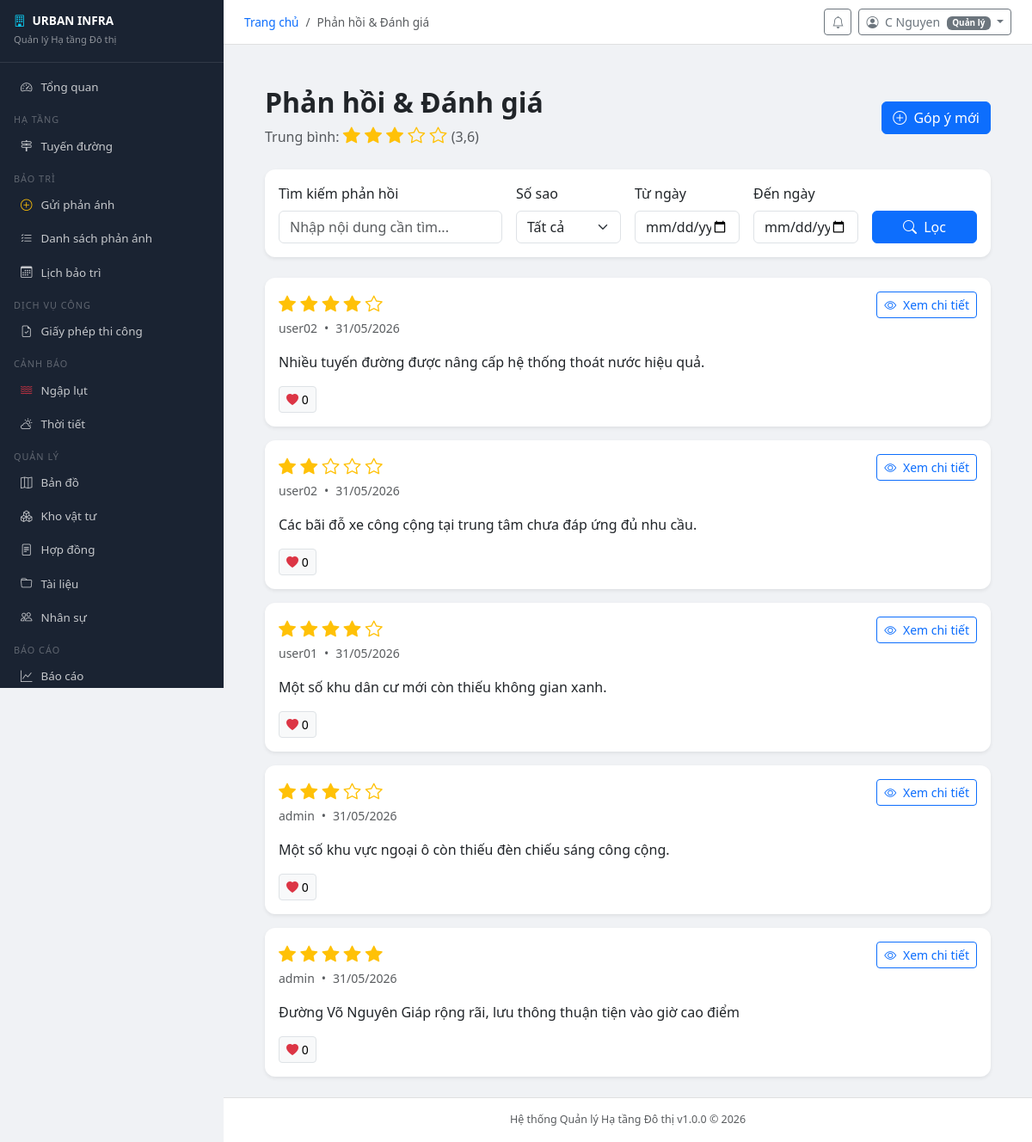
The app's page /feedback/ (signed in) with its own data.
### accounts/models.py (models this page shows, shortened)
class User(AbstractUser):
    ROLE_CHOICES = [
        ('admin', 'Quản trị viên hệ thống'),
        ('manager', 'Quản lý'),
        ('staff', 'Cán bộ kỹ thuật'),
        ('inspector', 'Kiểm định viên'),
        ('citizen', 'Người dân'),
    ]
    role = models.CharField('Vai trò', max_length=20, choices=ROLE_CHOICES, default='citizen')
    phone = models.CharField('Số điện thoại', max_length=15, blank=True)
    avatar = models.ImageField('Ảnh đại diện', upload_to='avatars/', blank=True, null=True)
    address = models.TextField('Địa chỉ', blank=True)
    district = models.CharField('Quận/Huyện', max_length=100, blank=True)
    ward = models.CharField('Phường/Xã', max_length=100, blank=True)
    is_locked = models.BooleanField('Bị khóa', default=False)
    locked_reason = models.TextField('Lý do khóa', blank=True)
    otp_secret = models.CharField(max_length=32, blank=True)
    two_factor_enabled = models.BooleanField('Xác thực 2 bước', default=False)
    created_at = models.DateTimeField('Ngày tạo', auto_now_add=True)
    updated_at = models.DateTimeField('Cập nhật', auto_now=True)
    class Meta:
        verbose_name = 'Người dùng'
        verbose_name_plural = 'Người dùng'
    @property
    def is_admin(self):
        return self.role == 'admin' or self.is_superuser
    @property
    def is_staff_member(self):
        return self.role in ('admin', 'manager', 'staff', 'inspector')

### feedback/models.py (models this page shows, shortened)
class SystemFeedback(models.Model):
    STATUS_CHOICES = [('new','Mới'),('reviewed','Đã xem xét'),('resolved','Đã xử lý'),('hidden','Đã ẩn')]
    author = models.ForeignKey(User, on_delete=models.SET_NULL, null=True, blank=True)
    is_anonymous = models.BooleanField('Ẩn danh', default=False)
    rating = models.IntegerField('Đánh giá (1-5)')
    content = models.TextField('Nội dung')
    category = models.CharField('Phân loại', max_length=100, blank=True)
    status = models.CharField('Trạng thái', max_length=10, choices=STATUS_CHOICES, default='new')
    admin_reply = models.TextField('Phản hồi quản trị', blank=True)
    is_important = models.BooleanField('Quan trọng', default=False)
    is_spam = models.BooleanField('Spam', default=False)
    likes = models.IntegerField('Lượt thích', default=0)
    created_at = models.DateTimeField(auto_now_add=True)
    updated_at = models.DateTimeField(auto_now=True)
    class Meta:
        verbose_name = 'Phản hồi hệ thống'
        verbose_name_plural = 'Phản hồi hệ thống'
        ordering = ['-created_at']

### feedback/views.py (the view)
# urls.py: path('', views.feedback_list, name='list'),
@login_required
def feedback_list(request):
    qs = SystemFeedback.objects.filter(status__in=['new','reviewed','resolved'])
    rating = request.GET.get('rating', '').strip()
    keyword = request.GET.get('q', '').strip()
    from_date = request.GET.get('from_date', '').strip()
    to_date = request.GET.get('to_date', '').strip()
    if rating:
        qs = qs.filter(rating=rating)
    if keyword:
        qs = qs.filter(
            Q(content__icontains=keyword) |
            Q(category__icontains=keyword)
        )
    if from_date:
        try:
            start_date = datetime.strptime(from_date, '%Y-%m-%d').date()
            qs = qs.filter(created_at__date__gte=start_date)
        except ValueError:
            messages.warning(request, 'Ngày bắt đầu không hợp lệ. Định dạng đúng: YYYY-MM-DD.')
    if to_date:
        try:
            end_date = datetime.strptime(to_date, '%Y-%m-%d').date()
            qs = qs.filter(created_at__date__lte=end_date)
        except ValueError:
            messages.warning(request, 'Ngày kết thúc không hợp lệ. Định dạng đúng: YYYY-MM-DD.')
    paginator = Paginator(qs, 20)
    page = paginator.get_page(request.GET.get('page', 1))
    avg_rating = SystemFeedback.objects.aggregate(avg=Avg('rating'))['avg']
    query_params = request.GET.copy()
    query_params.pop('page', None)
    return render(request, 'feedback/list.html', {
        'page_obj': page,
        'avg_rating': avg_rating,
        'page_title': 'Phản hồi & Đánh giá',
        'selected_rating': rating,
        'keyword': keyword,
        'from_date': from_date,
        'to_date': to_date,
        'query_string': query_params.urlencode(),
    })

### urban_infra/context_processors.py (called while the page is built)
def global_context(request):
    context = {
        'SYSTEM_NAME': settings.SYSTEM_NAME,
        'SYSTEM_SHORT_NAME': settings.SYSTEM_SHORT_NAME,
        'SYSTEM_VERSION': settings.SYSTEM_VERSION,
    }
    if request.user.is_authenticated:
        from notifications.models import Notification
        context['unread_count'] = Notification.objects.filter(
            recipient=request.user, is_read=False
        ).count()
    return context

### feedback/templates/feedback/list.html (shortened to what this page needs)
{% extends 'base.html' %}
{% block content %}
    <div class="container-fluid mt-4 px-4">
        <div class="d-flex justify-content-between align-items-center flex-wrap gap-3 mb-4">
            <div>
                <h2 class="fw-bold mb-1">{{ page_title }}</h2>
                <p class="text-muted mb-0">
                    Trung bình:
                    <span class="text-warning fs-5">
                        {% for i in "12345" %}
                            {% if forloop.counter <= avg_rating %}
                                <i class="bi bi-star-fill"></i>
                            {% else %}
                                <i class="bi bi-star"></i>
                            {% endif %}
                        {% endfor %}
                    </span>
                    ({{ avg_rating|floatformat:1|default:"0.0" }})
                </p>
            </div>
            <a href="{% url 'feedback:create' %}" class="btn btn-primary">
                <i class="bi bi-plus-circle me-1"></i>
                Góp ý mới
            </a>
        </div>
        <div class="card shadow-sm border-0 mb-4">
            <div class="card-body">
                <form method="get" class="row g-3">
                    <div class="col-md-4">
                        <label class="form-label">Tìm kiếm phản hồi</label>
                        <input type="text"
                               name="q"
                               value="{{ keyword }}"
                               class="form-control"
                               placeholder="Nhập nội dung cần tìm..." />
                    </div>
                    <div class="col-md-2">
                        <label class="form-label">Số sao</label>
                        <select name="rating" class="form-select">
                            <option value="">Tất cả</option>
                        </select>
                    </div>
                    <div class="col-md-2">
                        <label class="form-label">Từ ngày</label>
                        <input type="date"
                               name="from_date"
                               value="{{ from_date }}"
                               class="form-control" />
                    </div>
                    <div class="col-md-2">
                        <label class="form-label">Đến ngày</label>
                        <input type="date" name="to_date" value="{{ to_date }}" class="form-control" />
                    </div>
                    <div class="col-md-2 d-grid">
                        <button class="btn btn-primary">
                            <i class="bi bi-search me-1"></i> Lọc
                        </button>
                    </div>
                </form>
            </div>
        </div>
        <div class="d-flex flex-column gap-3">
            {% for fb in page_obj %}
                <div class="card shadow-sm border-0">
                    <div class="card-body">
                        <div class="d-flex justify-content-between align-items-start flex-wrap gap-3 mb-3">
                            <div>
                                <div class="text-warning fs-5">
                                    {% for i in "12345" %}
                                        {% if forloop.counter <= fb.rating %}
                                            <i class="bi bi-star-fill"></i>
                                        {% else %}
                                            <i class="bi bi-star"></i>
                                        {% endif %}
                                    {% endfor %}
                                </div>
                                <small class="text-muted d-inline-flex align-items-center gap-1">
                                    {% if fb.is_anonymous %}
                                        <span>Ẩn danh</span>
                                    {% else %}
                                        <span>{{ fb.author.username|default:"Người dân" }}</span>
                                    {% endif %}
                                    <span class="mx-1">•</span>
                                    <span>{{ fb.created_at|date:"d/m/Y" }}</span>
                                </small>
                            </div>
                            <a href="{% url 'feedback:detail' fb.pk %}"
                               class="btn btn-outline-primary btn-sm">
                                <i class="bi bi-eye me-1"></i>
                                Xem chi tiết
                            </a>
                        </div>
                        <p class="mb-3">{{ fb.content|truncatechars:300 }}</p>
                        <div class="d-flex justify-content-between align-items-center flex-wrap gap-2">
                            <button type="button"
                                    class="btn btn-light btn-sm border btn-like"
                                    data-url="{% url 'feedback:like' fb.pk %}"
                                    data-id="{{ fb.pk }}">
                                <i class="bi bi-heart-fill text-danger"></i>
                                <span id="like-count-{{ fb.pk }}">{{ fb.likes|default:0 }}</span>
                            </button>
                        </div>
                    </div>
                </div>
            {% empty %}
                <div class="text-center text-muted py-5">Chưa có phản hồi nào.</div>
            {% endfor %}
        </div>
    </div>
{% endblock %}

### templates/base.html (shortened to what this page needs)
<!DOCTYPE html>
<html lang="vi">
<head>
<link rel="stylesheet" href="https://cdnjs.cloudflare.com/ajax/libs/bootstrap/5.3.2/css/bootstrap.min.css">
<link rel="stylesheet" href="https://cdnjs.cloudflare.com/ajax/libs/bootstrap-icons/1.11.3/font/bootstrap-icons.min.css">
</head>
<body>
{% if user.is_authenticated %}
<div class="sidebar" id="sidebar">
  <div class="brand">
    <h6><i class="bi bi-building me-2 text-info"></i>{{ SYSTEM_SHORT_NAME }}</h6>
    <small>Quản lý Hạ tầng Đô thị</small>
  </div>
  <nav class="py-2">
    <a href="{% url 'dashboard' %}" class="nav-link"><i class="bi bi-speedometer2"></i>Tổng quan</a>
    <div class="nav-section">Hạ tầng</div>
    <a href="{% url 'infrastructure:road_list' %}" class="nav-link"><i class="bi bi-signpost-2"></i>Tuyến đường</a>
    <div class="nav-section">Bảo trì</div>
    <a href="{% url 'maintenance:request_create' %}" class="nav-link"><i class="bi bi-plus-circle text-warning"></i>Gửi phản ánh</a>
    <a href="{% url 'maintenance:request_list' %}" class="nav-link"><i class="bi bi-list-check"></i>Danh sách phản ánh</a>
    <a href="{% url 'maintenance:schedule_list' %}" class="nav-link"><i class="bi bi-calendar3"></i>Lịch bảo trì</a>
    <div class="nav-section">Dịch vụ công</div>
    <a href="{% url 'permits:list' %}" class="nav-link"><i class="bi bi-file-earmark-check"></i>Giấy phép thi công</a>
    <div class="nav-section">Cảnh báo</div>
    <a href="{% url 'flood:alert_list' %}" class="nav-link"><i class="bi bi-water text-danger"></i>Ngập lụt</a>
    <a href="{% url 'weather:current' %}" class="nav-link"><i class="bi bi-cloud-sun"></i>Thời tiết</a>
    <div class="nav-section">Quản lý</div>
    <a href="{% url 'maps:map' %}" class="nav-link"><i class="bi bi-map"></i>Bản đồ</a>
    <a href="{% url 'inventory:material_list' %}" class="nav-link"><i class="bi bi-boxes"></i>Kho vật tư</a>
    <a href="{% url 'contracts:contract_list' %}" class="nav-link"><i class="bi bi-file-text"></i>Hợp đồng</a>
    <a href="{% url 'documents:list' %}" class="nav-link"><i class="bi bi-folder"></i>Tài liệu</a>
    {% if user.is_staff_member %}
    <a href="{% url 'hr:employee_list' %}" class="nav-link"><i class="bi bi-people"></i>Nhân sự</a>
    {% endif %}
    <div class="nav-section">Báo cáo</div>
    <a href="{% url 'reports:summary' %}" class="nav-link"><i class="bi bi-graph-up"></i>Báo cáo</a>
  </nav>
</div>
<div class="main-content">
  <div class="topbar">
    <div class="d-flex align-items-center gap-3">
      <nav>
        <ol class="breadcrumb mb-0" style="font-size:.85rem">
          <li class="breadcrumb-item"><a href="/" class="text-decoration-none">Trang chủ</a></li>
          {% if page_title %}<li class="breadcrumb-item active">{{ page_title }}</li>{% endif %}
        </ol>
      </nav>
    </div>
    <div class="d-flex align-items-center gap-2">
      <a href="{% url 'notifications:list' %}" class="btn btn-sm btn-outline-secondary position-relative">
        <i class="bi bi-bell"></i>
      </a>
      <div class="dropdown">
        <button class="btn btn-sm btn-outline-secondary dropdown-toggle" data-bs-toggle="dropdown">
          <i class="bi bi-person-circle me-1"></i>
          {{ user.get_full_name|default:user.username }}
          <span class="badge bg-secondary ms-1" style="font-size:.62rem">{{ user.get_role_display }}</span>
        </button>
      </div>
    </div>
  </div>
  <div class="content-area">
{% endif %}
{% block content %}{% endblock %}
{% if user.is_authenticated %}
  </div>
  <footer class="text-center py-3 text-muted"
          style="font-size:.78rem; border-top:1px solid #e0e0e0; background:#fff;">
    {{ SYSTEM_NAME }} v{{ SYSTEM_VERSION }} &copy; {% now "Y" %}
  </footer>
</div>
{% else %}
</div>
{% endif %}
</body>
</html>

### templates/base.html (style rules this page uses)
:root { --sidebar-width: 260px; --sidebar-bg: #1a2332; --sidebar-hover: #2c3e55; }
body { font-family: 'Segoe UI', sans-serif; background: #f0f2f5; }
.sidebar { width: var(--sidebar-width); height: 100vh; background: var(--sidebar-bg); position: fixed; top: 0; left: 0; z-index: 1000; overflow-y: auto; }
.sidebar .brand { padding: 16px; border-bottom: 1px solid rgba(255,255,255,.1); }
.sidebar .brand h6 { color: #fff; font-weight: 700; margin: 0; font-size: .85rem; }
.sidebar .brand small { color: rgba(255,255,255,.5); font-size: .7rem; }
.sidebar .nav-link { color: rgba(255,255,255,.75); padding: 9px 16px; border-radius: 6px; margin: 1px 8px; font-size: .84rem; display: flex; align-items: center; gap: 10px; text-decoration: none; }
.nav-section { color: rgba(255,255,255,.3); font-size: .68rem; text-transform: uppercase; letter-spacing: 1px; padding: 10px 16px 2px; }
.main-content { margin-left: var(--sidebar-width); min-height: 100vh; display: flex; flex-direction: column; }
.topbar { background: #fff; padding: 10px 24px; border-bottom: 1px solid #e0e0e0; display: flex; align-items: center; justify-content: space-between; position: sticky; top: 0; z-index: 100; }
.content-area { padding: 24px; flex: 1; }
.card { border: none; border-radius: 12px; box-shadow: 0 2px 8px rgba(0,0,0,.06); }

### records on screen
User: get_full_name "C Nguyen", role "Quản lý"
SystemFeedback: rating 4 (drawn), author.username "user02", created_at "31/05/2026", content "Nhiều tuyến đường được nâng cấp hệ thống thoát nước hiệu quả.", likes "0"
SystemFeedback: rating 2 (drawn), author.username "user02", created_at "31/05/2026", content "Các bãi đỗ xe công cộng tại trung tâm chưa đáp ứng đủ nhu cầu.", likes "0"
SystemFeedback: rating 4 (drawn), author.username "user01", created_at "31/05/2026", content "Một số khu dân cư mới còn thiếu không gian xanh.", likes "0"
SystemFeedback: rating 3 (drawn), author.username "admin", created_at "31/05/2026", content "Một số khu vực ngoại ô còn thiếu đèn chiếu sáng công cộng.", likes "0"
SystemFeedback: rating 5 (drawn), author.username "admin", created_at "31/05/2026", content "Đường Võ Nguyên Giáp rộng rãi, lưu thông thuận tiện vào giờ cao điểm", likes "0"

### other values on screen
{{ SYSTEM_SHORT_NAME }} "URBAN INFRA"
{{ page_title }} "Phản hồi & Đánh giá"
{{ avg_rating|floatformat:1|default:"0.0" }} "3,6"
{{ SYSTEM_NAME }} "Hệ thống Quản lý Hạ tầng Đô thị"
{{ SYSTEM_VERSION }} "1.0.0"
